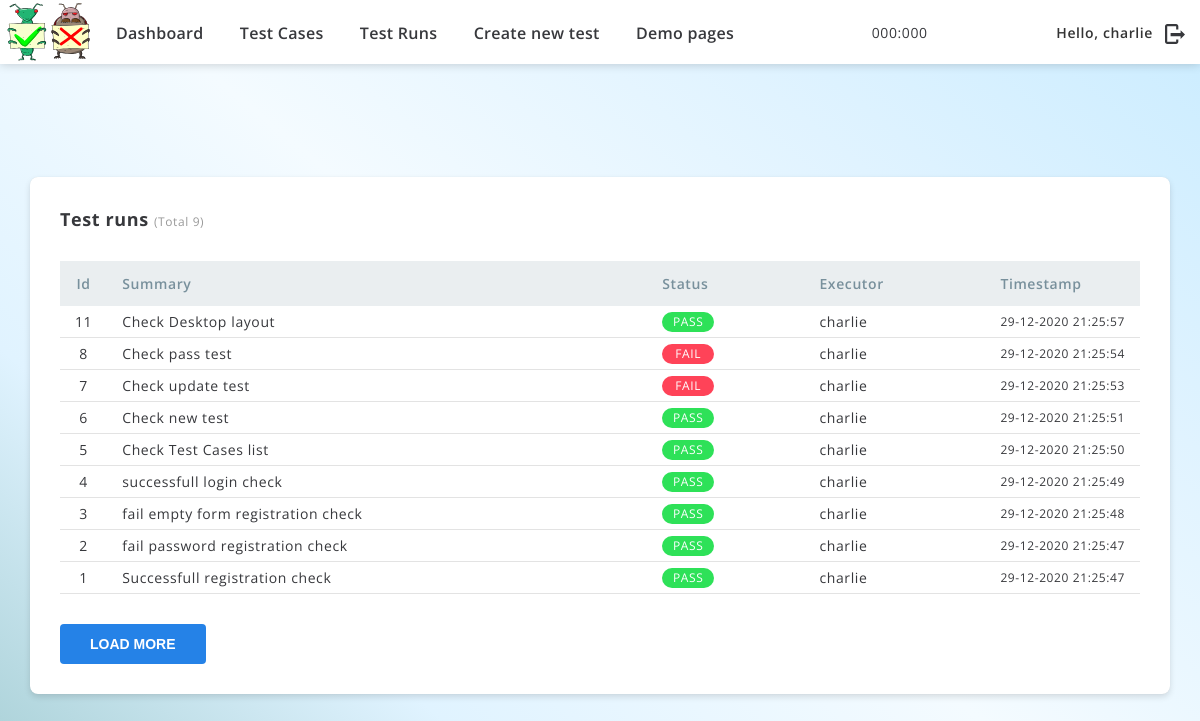
Page /runs/ (signed in) on the committed database.
### tcm/models.py (models this page shows, shortened)
class TestRun(models.Model):
    class Meta:
        ordering = ['-timestamp']
        get_latest_by = 'timestamp'
    test_case = models.ForeignKey(TestCase,
                                  on_delete=models.CASCADE,
                                  related_name='runs')
    status = models.CharField(choices=TestStatus.choices(),
                              max_length=10)
    executor = models.ForeignKey(User,
                                 on_delete=models.SET_NULL,
                                 related_name='runs',
                                 null=True,
                                 blank=True)
    timestamp = models.DateTimeField(auto_now=True)

class TestCase(models.Model):
    name = models.CharField(default='',
                            null=False,
                            max_length=100,
                            unique=False)
    description = models.CharField(default='',
                                   null=False,
                                   blank=True,
                                   max_length=1000)
    author = models.ForeignKey(User,
                               on_delete=models.SET_NULL,
                               related_name='tests',
                               null=True)

### tcm/views/decorators.py (the view)
        def wrapper(*args, **kwargs):
            if args[0].method in methods:
                return func(*args, **kwargs)
            else:
                return HttpResponseNotAllowed(list(methods))

### tcm/views/testnrun.py (called while the page is built)
@login_required
@allowed_methods('GET')
def test_runs(request):
    payload = dict()
    runs = TestRun.objects.all()
    payload['test_runs'] = runs[:PAGE_SIZE]
    payload['count'] = len(runs)
    payload['end'] = len(runs) <= PAGE_SIZE
    return render(request, 'testruns.html', context=payload)

### templates/testruns.html (shortened to what this page needs)
{% extends 'base.html' %}
{% block content %}
    <div class="wrap">
        <div class="container">
            <div class="wBox2">
                <div class="tableTitle">Test runs <span>(Total {{ count }})</span></div>
                <div class="testTableBox">
                    <table class="testTable testRuns">
                        <thead class="ttHead">
                        <tr>
                            <th class="thId">Id</th>
                            <th class="thName">Summary</th>
                            <th class="thStatus">Status</th>
                            <th class="thExecutor">Executor</th>
                            <th class="thTime">Timestamp</th>
                        </tr>
                        </thead>
                        <tbody>
                        {% for run in test_runs %}
                            <tr class="testRow_{{ run.test_case.id }}">
                                <td class="ttId">{{ run.test_case.id }}</td>
                                <td class="ttName">{{ run.test_case.name }}</td>
                                <td class="ttStatus"><span class="{{ run.status }}">{{ run.status }}</span></td>
                                <td class="ttExecutor">{{ run.executor.username }}</td>
                                <td class="ttTime">{{ run.timestamp | date:"d-m-Y H:i:s" }}</td>
                            </tr>
                        {% endfor %}
                        </tbody>
                    </table>
                </div>
                <div class="loadMore"><input type="button" onclick="lazyLoad()" value="load more"></div>
            </div>
        </div>
    </div>
{% endblock %}

### templates/base.html (shortened to what this page needs)
<!DOCTYPE html>
<html>
<head>
    {% load static %}
    <link href="{% static 'assets/css/zebra_datepicker.min.css' %}" rel="stylesheet">
    <link href="{% static 'assets/css/style.css' %}" rel="stylesheet">
</head>
<body>
{% if user.is_authenticated %}
    <header>
        <div class="container">
            <div class="lHeader">
                <div class="logo"><a href="{% url 'home' %}"><img src="{% static "assets/img/logo.svg" %}"/><img
                        src="{% static "assets/img/logo2.svg" %}"/></a></div>
                <div class="menuBox">
                    <div class="menuInner">
                        <ul>
                            <li><a href="{% url 'home' %}">Dashboard</a></li>
                            <li><a href="{% url 'tests' %}">Test Cases</a></li>
                            <li><a href="{% url 'runs' %}">Test Runs</a></li>
                            <li><a href="{% url 'new_test' %}">Create new test</a></li>
                            <li><a href="{% url 'demo_pages' %}">Demo pages</a></li>
                        </ul>
                    </div>
                </div>
            </div>
            <div class="position">000:000</div>
            <div class="account">
                <h2>Hello, {{ user.username }}</h2>
                <a href="{% url 'logout' %}" class="logOut"></a>
            </div>
        </div>
    </header>
{% endif %}
{% if user.is_authenticated %}
    <main>
{% else %}
    <main class="mainLogin">
{% endif %}
{% block content %}
{% endblock %}
</main>
</body>
</html>

### rows in the picture
TestRun: test_case.id "11", test_case.name "Check Desktop layout", status "PASS", executor.username "charlie", timestamp "29-12-2020 21:25:57"
TestRun: test_case.id "8", test_case.name "Check pass test", status "FAIL", executor.username "charlie", timestamp "29-12-2020 21:25:54"
TestRun: test_case.id "7", test_case.name "Check update test", status "FAIL", executor.username "charlie", timestamp "29-12-2020 21:25:53"
TestRun: test_case.id "6", test_case.name "Check new test", status "PASS", executor.username "charlie", timestamp "29-12-2020 21:25:51"
TestRun: test_case.id "5", test_case.name "Check Test Cases list", status "PASS", executor.username "charlie", timestamp "29-12-2020 21:25:50"
TestRun: test_case.id "4", test_case.name "successfull login check", status "PASS", executor.username "charlie", timestamp "29-12-2020 21:25:49"
TestRun: test_case.id "3", test_case.name "fail empty form registration check", status "PASS", executor.username "charlie", timestamp "29-12-2020 21:25:48"
TestRun: test_case.id "2", test_case.name "fail password registration check", status "PASS", executor.username "charlie", timestamp "29-12-2020 21:25:47"
TestRun: test_case.id "1", test_case.name "Successfull registration check", status "PASS", executor.username "charlie", timestamp "29-12-2020 21:25:47"

### other values in the picture
{{ user.username }} "charlie"
{{ count }} "9"
